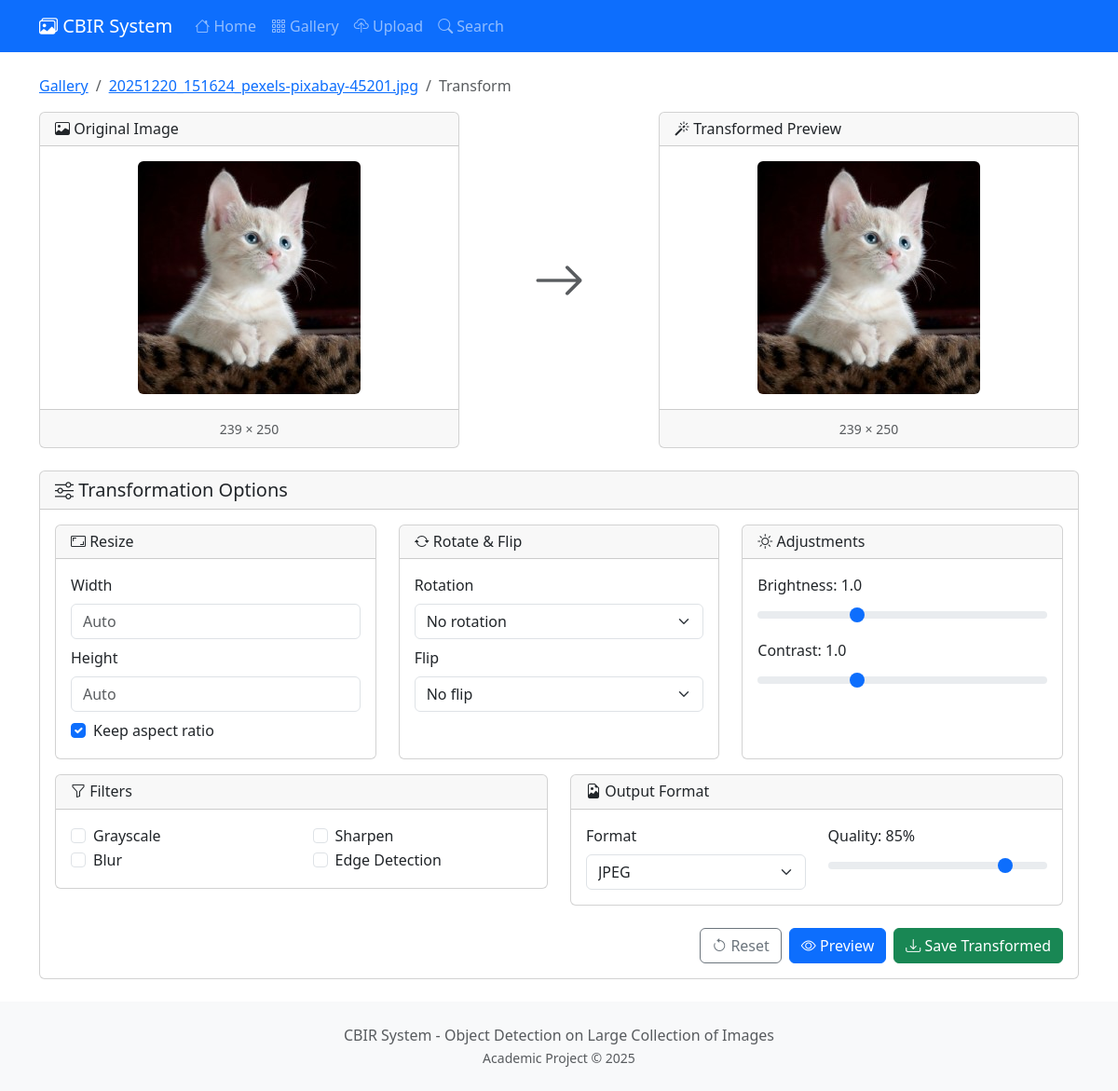
/image/50/transform/, run on the app's committed database.
### core/models.py (models this page shows, shortened)
class Image(models.Model):
    file = models.ImageField(upload_to=image_upload_path)
    filename = models.CharField(max_length=255)
    category = models.CharField(max_length=100, null=True, blank=True)
    uploaded_at = models.DateTimeField(auto_now_add=True)
    width = models.IntegerField(default=0)
    height = models.IntegerField(default=0)
    file_size = models.IntegerField(default=0)  # in bytes
    features_extracted = models.BooleanField(default=False)
    feature_vector = models.BinaryField(null=True, blank=True)  # Serialized numpy array
    class Meta:
        ordering = ['-uploaded_at']
    @property
    def image(self):
        return self.file
    @property
    def original_filename(self):
        return self.filename

### core/views.py (the view, shortened to what this page needs)
# urls.py: path('image/<int:pk>/transform/', views.TransformView.as_view(), name='transform'),
class TransformView(View):
    template_name = 'core/transform.html'
    def get(self, request, pk):
        image = get_object_or_404(Image, pk=pk)
        form = TransformForm()
        return render(request, self.template_name, {
            'image': image,
            'form': form
        })

### templates/core/transform.html (shortened to what this page needs)
{% extends 'core/base.html' %}
{% block content %}
<nav aria-label="breadcrumb" class="mb-3">
    <ol class="breadcrumb">
        <li class="breadcrumb-item"><a href="{% url 'core:gallery' %}">Gallery</a></li>
        <li class="breadcrumb-item"><a href="{% url 'core:image_detail' image.id %}">{{ image.original_filename }}</a></li>
        <li class="breadcrumb-item active">Transform</li>
    </ol>
</nav>
<div class="row">
    <div class="col-md-5">
        <div class="card">
            <div class="card-header">
                <h6 class="mb-0"><i class="bi bi-image"></i> Original Image</h6>
            </div>
            <div class="card-body text-center">
                <img src="{{ image.image.url }}" class="img-fluid rounded" id="originalImage" alt="Original">
            </div>
            <div class="card-footer text-center">
                <small class="text-muted">{{ image.width }} × {{ image.height }}</small>
            </div>
        </div>
    </div>
    <div class="col-md-2 d-flex align-items-center justify-content-center">
        <i class="bi bi-arrow-right display-4 text-muted"></i>
    </div>
    <div class="col-md-5">
        <div class="card">
            <div class="card-header">
                <h6 class="mb-0"><i class="bi bi-magic"></i> Transformed Preview</h6>
            </div>
            <div class="card-body text-center">
                <img src="{{ image.image.url }}" class="img-fluid rounded" id="previewImage" alt="Preview">
            </div>
            <div class="card-footer text-center">
                <small class="text-muted" id="previewDimensions">{{ image.width }} × {{ image.height }}</small>
            </div>
        </div>
    </div>
</div>
<div class="card mt-4">
    <div class="card-header">
        <h5 class="mb-0"><i class="bi bi-sliders"></i> Transformation Options</h5>
    </div>
    <div class="card-body">
        <form method="post" id="transformForm">
            <div class="row">
                <div class="col-md-4">
                    <div class="card h-100">
                        <div class="card-header">
                            <h6 class="mb-0"><i class="bi bi-aspect-ratio"></i> Resize</h6>
                        </div>
                        <div class="card-body">
                            <div class="mb-2">
                                <label class="form-label">Width</label>
                                <input type="number" name="resize_width" class="form-control" placeholder="Auto" min="1" max="4096">
                            </div>
                            <div class="mb-2">
                                <label class="form-label">Height</label>
                                <input type="number" name="resize_height" class="form-control" placeholder="Auto" min="1" max="4096">
                            </div>
                            <div class="form-check">
                                <input type="checkbox" name="keep_aspect" class="form-check-input" id="keepAspect" checked>
                                <label class="form-check-label" for="keepAspect">Keep aspect ratio</label>
                            </div>
                        </div>
                    </div>
                </div>
                <div class="col-md-4">
                    <div class="card h-100">
                        <div class="card-header">
                            <h6 class="mb-0"><i class="bi bi-arrow-repeat"></i> Rotate & Flip</h6>
                        </div>
                        <div class="card-body">
                            <div class="mb-2">
                                <label class="form-label">Rotation</label>
                                <select name="rotation" class="form-select">
                                    <option value="0">No rotation</option>
                                </select>
                            </div>
                            <div class="mb-2">
                                <label class="form-label">Flip</label>
                                <select name="flip" class="form-select">
                                    <option value="">No flip</option>
                                </select>
                            </div>
                        </div>
                    </div>
                </div>
                <div class="col-md-4">
                    <div class="card h-100">
                        <div class="card-header">
                            <h6 class="mb-0"><i class="bi bi-brightness-high"></i> Adjustments</h6>
                        </div>
                        <div class="card-body">
                            <div class="mb-2">
                                <label class="form-label">Brightness: <span id="brightnessVal">1.0</span></label>
                                <input type="range" name="brightness" class="form-range" min="0.5" max="2" step="0.1" value="1" id="brightness">
                            </div>
                            <div class="mb-2">
                                <label class="form-label">Contrast: <span id="contrastVal">1.0</span></label>
                                <input type="range" name="contrast" class="form-range" min="0.5" max="2" step="0.1" value="1" id="contrast">
                            </div>
                        </div>
                    </div>
                </div>
            </div>
            <div class="row mt-3">
                <div class="col-md-6">
                    <div class="card">
                        <div class="card-header">
                            <h6 class="mb-0"><i class="bi bi-funnel"></i> Filters</h6>
                        </div>
                        <div class="card-body">
                            <div class="row">
                                <div class="col-6">
                                    <div class="form-check">
                                        <input type="checkbox" name="grayscale" class="form-check-input" id="grayscale">
                                        <label class="form-check-label" for="grayscale">Grayscale</label>
                                    </div>
                                    <div class="form-check">
                                        <input type="checkbox" name="blur" class="form-check-input" id="blur">
                                        <label class="form-check-label" for="blur">Blur</label>
                                    </div>
                                </div>
                                <div class="col-6">
                                    <div class="form-check">
                                        <input type="checkbox" name="sharpen" class="form-check-input" id="sharpen">
                                        <label class="form-check-label" for="sharpen">Sharpen</label>
                                    </div>
                                    <div class="form-check">
                                        <input type="checkbox" name="edge_detect" class="form-check-input" id="edgeDetect">
                                        <label class="form-check-label" for="edgeDetect">Edge Detection</label>
                                    </div>
                                </div>
                            </div>
                        </div>
                    </div>
                </div>
                <div class="col-md-6">
                    <div class="card">
                        <div class="card-header">
                            <h6 class="mb-0"><i class="bi bi-file-earmark-image"></i> Output Format</h6>
                        </div>
                        <div class="card-body">
                            <div class="row">
                                <div class="col-6">
                                    <label class="form-label">Format</label>
                                    <select name="output_format" class="form-select">
                                        <option value="jpeg">JPEG</option>
                                    </select>
                                </div>
                                <div class="col-6">
                                    <label class="form-label">Quality: <span id="qualityVal">85</span>%</label>
                                    <input type="range" name="quality" class="form-range" min="10" max="100" step="5" value="85" id="quality">
                                </div>
                            </div>
                        </div>
                    </div>
                </div>
            </div>
            <div class="mt-4 d-flex gap-2 justify-content-end">
                <button type="button" class="btn btn-outline-secondary" onclick="resetForm()">
                    <i class="bi bi-arrow-counterclockwise"></i> Reset
                </button>
                <button type="submit" class="btn btn-primary" name="action" value="preview">
                    <i class="bi bi-eye"></i> Preview
                </button>
                <button type="submit" class="btn btn-success" name="action" value="save">
                    <i class="bi bi-download"></i> Save Transformed
                </button>
            </div>
        </form>
    </div>
</div>
{% endblock %}

### static/css/style.css (style rules this page uses)
body { min-height: 100vh; display: flex; flex-direction: column; }
#previewImage { max-height: 400px; object-fit: contain; }
#originalImage { max-height: 400px; object-fit: contain; }

### data on the page
Image: original_filename "20251220_151624_pexels-pixabay-45201.jpg", image (picture), width "239", height "250"
